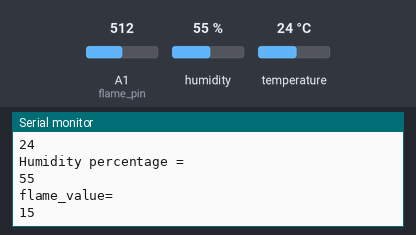
Recording of a sketch running on a simulated Arduino Uno, built with avr-gcc and run on an emulated ATmega328P. Shown: the last lines printed to the serial monitor. The inputs (shaded band) are chosen by the test bench; at power-on: humidity 55 %, temperature 24 °C, A1 (flame_pin) = 512.

Above: at 3.8 s.
3.9 s: humidity set to 22 %
At 6.5 s:
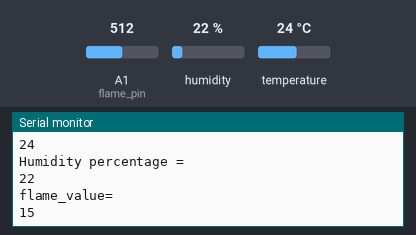
7.8 s: temperature set to 12 °C
11.7 s: humidity set to 40 %
At 13.0 s:
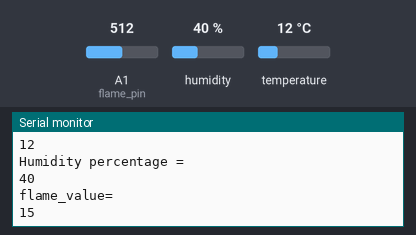
Timing chart, 0 to 14.7 s (numbered marks = the images above; inputs shaded):
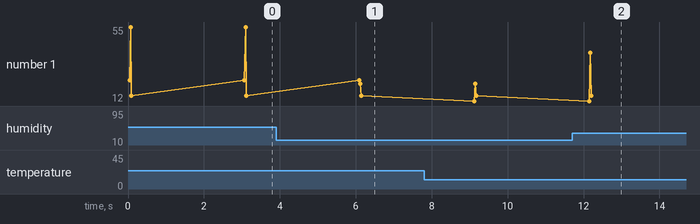

The sketch:

SensorsToArduino.ino
```cpp
#include <dht.h>
#include <SoftwareSerial.h>
SoftwareSerial s1(5,6); //Rx, Tx
SoftwareSerial s2(2,3);
SoftwareSerial s3(8,9);

dht DHT;
#define dht_pin A0
#define flame_pin A1
void setup() {
  pinMode(flame_pin,INPUT);
  pinMode(dht_pin,INPUT);
  Serial.begin(9600);
  s1.begin(9600);
  s2.begin(9600);
  s3.begin(9600);
}

void loop() {
DHT.read11(dht_pin);
 int hum_value = DHT.humidity;
 int temp_value= DHT.temperature;
int flame_value= analogRead(flame_pin);
s1.write(flame_value);
s2.write(temp_value);
s3.write(hum_value);
Serial.println("temperature=");
Serial.println(temp_value);
Serial.println("Humidity percentage =");
Serial.println(hum_value);
Serial.println("flame_value=");
Serial.println(flame_pin);
delay(3000);
}
/*
#include <SoftwareSerial.h>
#include <ArduinoJson.h>
SoftwareSerial s(5,6);

void setup() {
s.begin(9600);
}

void loop() {
 StaticJsonBuffer<1000> jsonBuffer;
 JsonObject& root = jsonBuffer.createObject();
  root["data1"] = 100;
  root["data2"] = 200;
if(s.available()>0)
{
 root.printTo(s);
}
}
 */
```

Measured:
- after the input at 3.9 s, the serial monitor: prints a new line after 2.2 s (image 1)
- after the input at 11.7 s, the serial monitor: prints a new line after 0.48 s (image 2)
